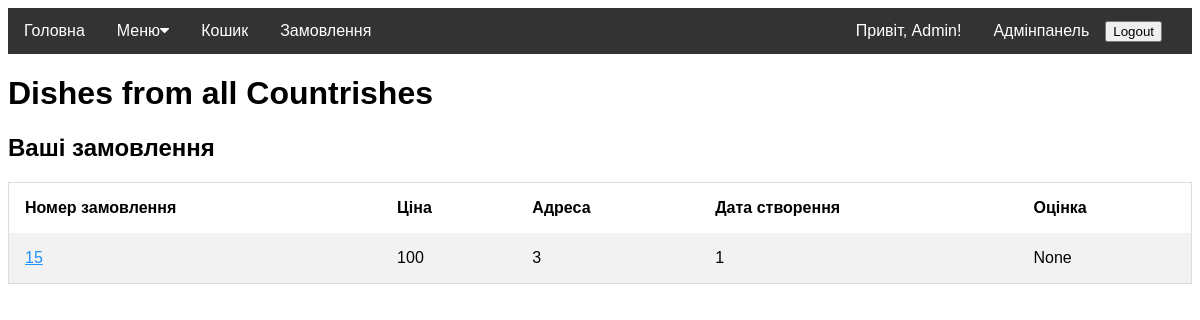
Page /user/orders (signed in) on the committed database.
### models.py (models this page shows, shortened)
class Order(Base):
    __tablename__ = 'Orders'
    id = Column(Integer, primary_key=True)
    user = Column(Integer, ForeignKey('Users.id'))
    address = Column(Integer, ForeignKey('Addresses.id'))
    price = Column(Integer)
    protein = Column(Integer)
    fat = Column(Integer)
    carbs = Column(Integer)
    ccal = Column(Integer)
    comment = Column(String(350))
    created_at = Column(Integer)
    rate = Column(Integer)
    status = Column(Integer, ForeignKey('Statuses.id'))
    ordered_dishes = relationship('Ordered_dish', back_populates='order_info')

### app.py (the view)
@app.route('/user/orders', methods=['GET'])
def get_orders_history():
    if session.get('id'):
        orders = database.db_session.query(models.Order).where(models.Order.user == session['id'])
        return render_template('orders.html', orders=orders, user=session)
    return app.redirect("/user/login", code=302)

### templates/orders.html
{% extends 'base.html' %}
{% block content %}
    <h2>Ваші замовлення</h2>
    <table>
        <tr>
            <th>Номер замовлення</th>
            <th>Ціна</th>
            <th>Адреса</th>
            <th>Дата створення</th>
            <th>Оцінка</th>
        </tr>
        {% for order in orders %}
            <tr>
                <td><a href={{ url_for("get_order_from_history", id=order.id) }}> {{ order.id }}</a></td>
                <td>{{ order.price }}</td>
                <td>{{ order.address }}</td>
                <td>{{ order.created_at }}</td>
                <td>{{ order.rate }}</td>
            </tr>
        {% endfor %}
    </table>
{% endblock %}

### static/styles.css (style rules this page uses)
* { box-sizing: border-box }
a { color: dodgerblue; }
* { box-sizing: border-box; }
table { border-collapse: collapse; border-spacing: 0; width: 100%; border: 1px solid #ddd; }
th, td { text-align: left; padding: 16px; }
tr:nth-child(even) { background-color: #f2f2f2; }

### rows in the picture
Order: id "15", price "100", address "3", created_at "1", rate "None"

### other values in the picture
{{ user.first_name }} "Admin"
